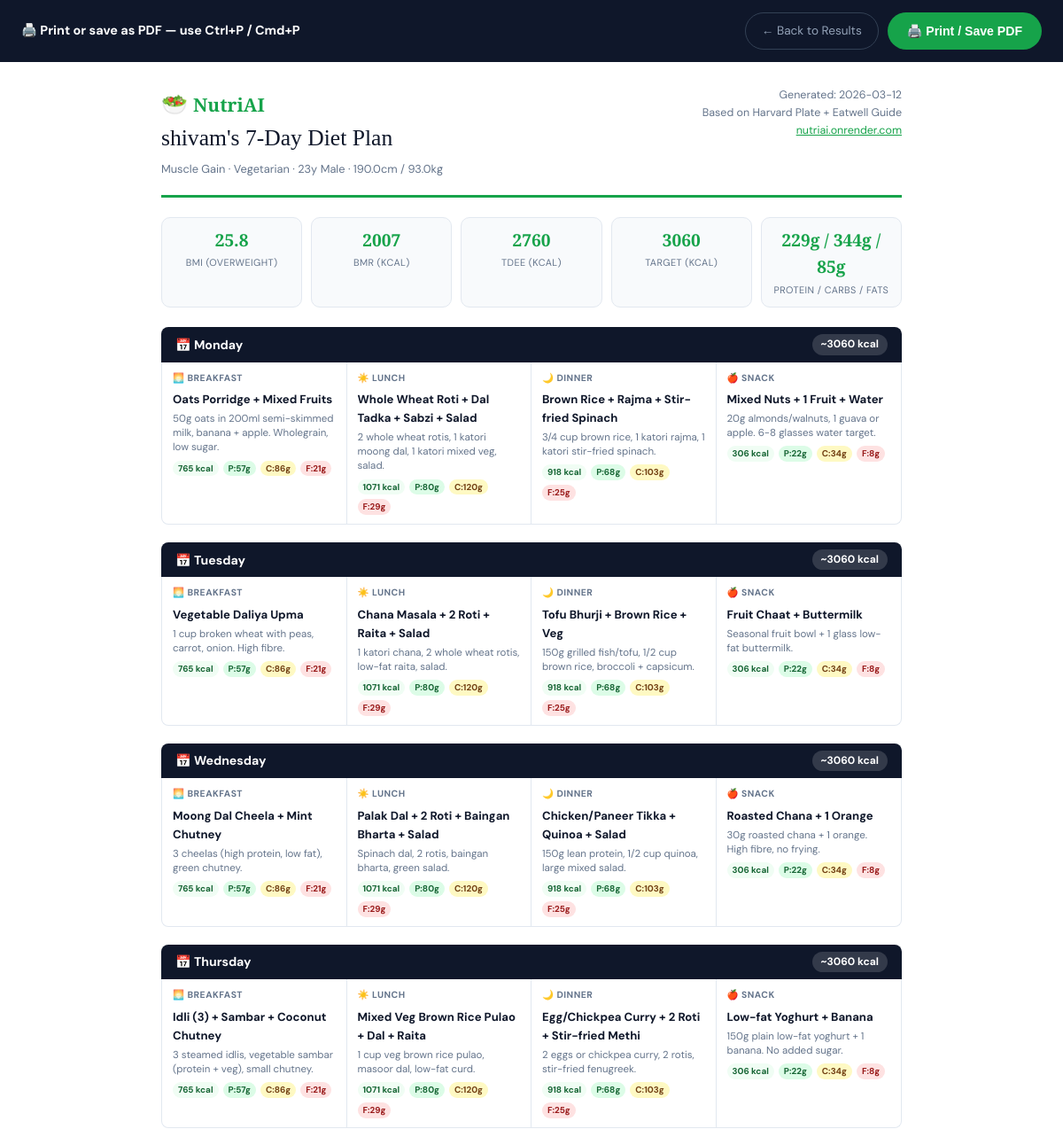
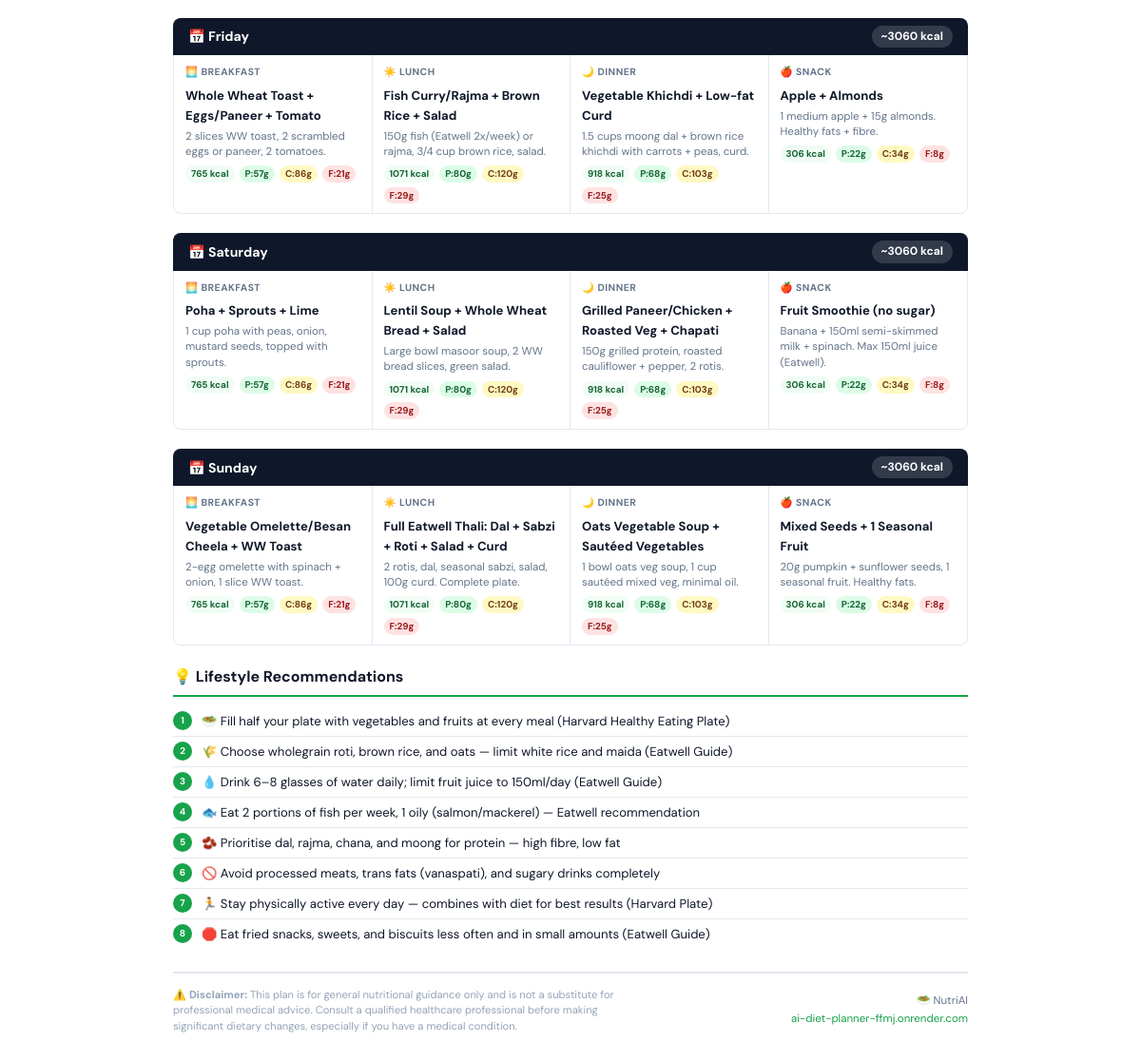
Page /results/2/2/print on the committed database (2 pictures, top to bottom).
### tables this page shows
CREATE TABLE users (
            id INTEGER PRIMARY KEY AUTOINCREMENT,
            session_id TEXT UNIQUE NOT NULL,
            name TEXT NOT NULL,
            email TEXT,
            age INTEGER NOT NULL,
            gender TEXT NOT NULL,
            height REAL NOT NULL,
            weight REAL NOT NULL,
            country TEXT,
            goal TEXT NOT NULL,
            target_weight REAL,
            diet_type TEXT NOT NULL,
            food_allergies TEXT,
            budget_preference TEXT,
            activity_level TEXT NOT NULL,
            exercise_type TEXT,
            daily_steps TEXT,
            sleep_hours REAL,
            sleep_quality TEXT,
            night_wakeups INTEGER DEFAULT 0,
            daytime_fatigue TEXT,
            stress_level TEXT,
            stress_sources TEXT,
            work_hours INTEGER,
            work_type TEXT,
            breakfast_time TEXT,
            lunch_time TEXT,
            dinner_time TEXT,
            late_night_eating TEXT,
            water_intake TEXT,
            breakfast_foods TEXT,
            lunch_foods TEXT,
            dinner_foods TEXT,
            snacks TEXT,
            beverages TEXT,
            meals_per_day INTEGER,
            outside_food_frequency TEXT,
            junk_food_frequency TEXT,
            created_at TEXT DEFAULT CURRENT_TIMESTAMP
        , medical_conditions TEXT, medications TEXT, health_issues TEXT, menstrual_issues TEXT, body_fat_pct REAL, cuisine_preference TEXT, food_dislikes TEXT, cooking_time TEXT, cooking_skill TEXT, eating_speed TEXT, meal_prep TEXT, alcohol TEXT, smoking TEXT, supplements TEXT, health_motivation TEXT, account_id INTEGER);

CREATE TABLE diet_plans (
            id INTEGER PRIMARY KEY AUTOINCREMENT,
            user_id INTEGER NOT NULL,
            bmi REAL,
            bmi_category TEXT,
            bmr REAL,
            tdee REAL,
            daily_calories REAL,
            protein REAL,
            carbs REAL,
            fats REAL,
            meal_plan TEXT,
            lifestyle_tips TEXT,
            duration_weeks INTEGER DEFAULT 4,
            created_at TEXT DEFAULT CURRENT_TIMESTAMP,
            FOREIGN KEY (user_id) REFERENCES users(id)
        );

### app.py (the view)
@app.route('/results/<int:user_id>/<int:plan_id>/print')
def results_print(user_id, plan_id):
    user = get_user_by_id(user_id)
    plan = get_diet_plan_by_user(user_id)
    if not user or not plan:
        return redirect(url_for('questionnaire'))
    week_plan      = json.loads(plan.get('meal_plan','{}'))
    lifestyle_tips = json.loads(plan.get('lifestyle_tips','[]'))
    return render_template('print_plan.html',
        user=user, plan=plan, week_plan=week_plan,
        lifestyle_tips=lifestyle_tips, days=list(week_plan.keys()))

### db.py (called while the page is built)
def get_db():
    if USE_PG:
        conn = psycopg2.connect(_pg_dsn, cursor_factory=psycopg2.extras.RealDictCursor)
        return conn
    else:
        conn = sqlite3.connect(Config.DATABASE_PATH)
        conn.row_factory = sqlite3.Row
        conn.execute("PRAGMA foreign_keys = ON")
        return conn

def q(sql):
    if USE_PG:
        return sql.replace('?', '%s')
    return sql

def fetchone(conn, sql, params=()):
    cur = conn.cursor()
    cur.execute(q(sql), params)
    row = cur.fetchone()
    if row is None:
        return None
    return dict(row)

### models/diet_plan_model.py (called while the page is built)
def get_diet_plan_by_user(user_id):
    conn = get_db()
    try:
        return fetchone(conn,
            'SELECT * FROM diet_plans WHERE user_id = ? ORDER BY created_at DESC LIMIT 1',
            (user_id,))
    finally:
        conn.close()

### models/user_model.py (called while the page is built)
def get_user_by_id(user_id):
    conn = get_db()
    try:
        return fetchone(conn, 'SELECT * FROM users WHERE id = ?', (user_id,))
    finally:
        conn.close()

### templates/print_plan.html (shortened to what this page needs)
<!DOCTYPE html>
<html lang="en">
<head>
</head>
<body>
<div class="no-print">
  <h4>🖨️ Print or save as PDF — use Ctrl+P / Cmd+P</h4>
  <div style="display:flex;gap:10px;">
    <a href="{{ url_for('results', user_id=user.id, plan_id=plan.id) }}" class="btn-back">← Back to Results</a>
    <button class="btn-print" onclick="window.print()">🖨️ Print / Save PDF</button>
  </div>
</div>
<div class="page">
  <div class="plan-header">
    <div>
      <div class="plan-logo"><span>🥗</span>NutriAI</div>
      <div class="plan-title">{{ user.name }}'s 7-Day Diet Plan</div>
      <div class="plan-meta">
        {{ (user.goal or '').replace('_',' ').title() }} ·
        {{ (user.diet_type or '').replace('_',' ').title() }} ·
        {{ user.age }}y {{ (user.gender or '').title() }} ·
        {{ user.height }}cm / {{ user.weight }}kg
      </div>
    </div>
    <div class="plan-date">
      Generated: {{ plan.created_at[:10] if plan.created_at else '' }}<br>
      Based on Harvard Plate + Eatwell Guide<br>
      <a href="https://ai-diet-planner-ffmj.onrender.com" style="color:var(--green);">nutriai.onrender.com</a>
    </div>
  </div>
  <div class="metrics-row">
    <div class="metric-box"><div class="val">{{ plan.bmi }}</div><div class="lbl">BMI ({{ plan.bmi_category }})</div></div>
    <div class="metric-box"><div class="val">{{ plan.bmr|int }}</div><div class="lbl">BMR (kcal)</div></div>
    <div class="metric-box"><div class="val">{{ plan.tdee|int }}</div><div class="lbl">TDEE (kcal)</div></div>
    <div class="metric-box"><div class="val" style="color:#16a34a;">{{ plan.daily_calories|int }}</div><div class="lbl">Target (kcal)</div></div>
    <div class="metric-box"><div class="val">{{ plan.protein|int }}g / {{ plan.carbs|int }}g / {{ plan.fats|int }}g</div><div class="lbl">Protein / Carbs / Fats</div></div>
  </div>
  {% for day in days %}
  {% if week_plan.get(day) %}
  {% set day_data = week_plan[day] %}
  {% set day_cal = (day_data.breakfast.calories|default(0)|int) + (day_data.lunch.calories|default(0)|int) + (day_data.dinner.calories|default(0)|int) + (day_data.snacks.calories|default(0)|int) %}
  <div class="day-section">
    <div class="day-header">
      📅 {{ day }}
      <span class="day-cal">~{{ day_cal }} kcal</span>
    </div>
    <div class="meals-grid">
      {% for meal_key, icon, label in [('breakfast','🌅','Breakfast'),('lunch','☀️','Lunch'),('dinner','🌙','Dinner'),('snacks','🍎','Snack')] %}
      {% if day_data.get(meal_key) %}
      {% set m = day_data[meal_key] %}
      <div class="meal-cell">
        <div class="meal-type">{{ icon }} {{ label }}</div>
        <div class="meal-name">{{ m.get('meal','—') }}</div>
        <div class="meal-desc">{{ m.get('description','')[:100] }}{% if m.get('description','') | length > 100 %}…{% endif %}</div>
        <div class="meal-macros">
          <span class="mpill mp-cal">{{ m.get('calories',0) }} kcal</span>
          <span class="mpill mp-p">P:{{ m.get('protein',0) }}g</span>
          <span class="mpill mp-c">C:{{ m.get('carbs',0) }}g</span>
          <span class="mpill mp-f">F:{{ m.get('fats',0) }}g</span>
        </div>
      </div>
      {% endif %}
      {% endfor %}
    </div>
  </div>
  {% endif %}
  {% endfor %}
  {% if lifestyle_tips %}
  <div class="tips-section">
    <h3>💡 Lifestyle Recommendations</h3>
    {% for tip in lifestyle_tips %}
    <div class="tip-item">
      <div class="tip-num">{{ loop.index }}</div>
      <span>{{ tip }}</span>
    </div>
    {% endfor %}
  </div>
  {% endif %}
  <div class="plan-footer">
    <div class="disclaimer">
      ⚠️ <strong>Disclaimer:</strong> This plan is for general nutritional guidance only and is not a substitute for professional medical advice. Consult a qualified healthcare professional before making significant dietary changes, especially if you have a medical condition.
    </div>
    <div style="text-align:right;">
      🥗 NutriAI<br>
      <span style="color:#16a34a;">ai-diet-planner-ffmj.onrender.com</span>
    </div>
  </div>
</div>
</body>
</html>

### templates/print_plan.html (style rules this page uses)
:root { --green: #16a34a; --dark: #0f172a; --gray: #64748b; --light: #f8fafc; --border: #e2e8f0; }
* { box-sizing: border-box; margin: 0; padding: 0; }
body { font-family: 'DM Sans', sans-serif; color: var(--dark); background: #fff; font-size: 13px; line-height: 1.6; }
.no-print { background: var(--dark); padding: 14px 24px; display: flex; align-items: center; justify-content: space-between; flex-wrap: wrap; gap: 10px; }
.no-print h4 { color: #fff; font-size: 0.9rem; margin: 0; }
.btn-print { background: var(--green); color: #fff; border: none; border-radius: 100px; padding: 9px 22px; font-size: 0.88rem; font-weight: 700; cursor: pointer; display: flex; align-items: center; gap: 6px; }
.btn-back { background: transparent; color: #94a3b8; border: 1px solid #334155; border-radius: 100px; padding: 9px 18px; font-size: 0.85rem; text-decoration: none; display: flex; align-items: center; gap: 6px; }
.page { max-width: 900px; margin: 0 auto; padding: 28px 32px; }
.plan-header { border-bottom: 3px solid var(--green); padding-bottom: 18px; margin-bottom: 22px; display: flex; justify-content: space-between; align-items: flex-start; flex-wrap: wrap; gap: 12px; }
.plan-logo { font-family: 'Playfair Display', serif; font-size: 1.3rem; color: var(--green); font-weight: 700; }
.plan-logo span { font-size: 1.5rem; margin-right: 6px; }
.plan-title { font-family: 'Playfair Display', serif; font-size: 1.6rem; color: var(--dark); }
.plan-meta { font-size: 0.8rem; color: var(--gray); margin-top: 4px; }
.plan-date { font-size: 0.78rem; color: var(--gray); text-align: right; }
.metrics-row { display: grid; grid-template-columns: repeat(5, 1fr); gap: 10px; margin-bottom: 22px; }
.metric-box { background: var(--light); border: 1px solid var(--border); border-radius: 10px; padding: 10px 12px; text-align: center; }
.metric-box .val { font-size: 1.2rem; font-weight: 700; color: var(--green); font-family: 'Playfair Display', serif; }
.metric-box .lbl { font-size: 0.68rem; color: var(--gray); margin-top: 2px; text-transform: uppercase; letter-spacing: 0.4px; }
.day-section { margin-bottom: 20px; break-inside: avoid; page-break-inside: avoid; }
.day-header { background: var(--dark); color: #fff; padding: 8px 16px; border-radius: 8px 8px 0 0; font-weight: 700; font-size: 0.88rem; display: flex; align-items: center; gap: 8px; }
.day-cal { margin-left: auto; font-size: 0.75rem; background: rgba(255,255,255,0.15); padding: 2px 10px; border-radius: 100px; }
.meals-grid { display: grid; grid-template-columns: repeat(4, 1fr); border: 1px solid var(--border); border-top: none; border-radius: 0 0 8px 8px; overflow: hidden; }
.meal-cell { padding: 10px 12px; border-right: 1px solid var(--border); }
.meal-cell:last-child { border-right: none; }
.meal-type { font-size: 0.65rem; font-weight: 700; text-transform: uppercase; letter-spacing: 0.5px; color: var(--gray); margin-bottom: 5px; }
.meal-name { font-weight: 700; font-size: 0.82rem; color: var(--dark); margin-bottom: 4px; }
.meal-desc { font-size: 0.72rem; color: var(--gray); line-height: 1.4; margin-bottom: 6px; }
.meal-macros { display: flex; gap: 5px; flex-wrap: wrap; }
.mpill { font-size: 0.62rem; padding: 1px 6px; border-radius: 100px; font-weight: 700; }
.mp-cal { background: #f0fdf4; color: #166534; }
.mp-p { background: #dcfce7; color: #166534; }
.mp-c { background: #fef9c3; color: #713f12; }
.mp-f { background: #fee2e2; color: #991b1b; }
.tips-section { margin-bottom: 20px; }
.tips-section h3 { font-size: 1rem; font-weight: 700; color: var(--dark); margin-bottom: 10px; border-bottom: 2px solid var(--green); padding-bottom: 6px; }
.tip-item { display: flex; gap: 10px; padding: 5px 0; font-size: 0.82rem; color: var(--dark); border-bottom: 1px solid var(--border); }
.tip-item:last-child { border-bottom: none; }
.tip-num { width: 20px; height: 20px; background: var(--green); color: #fff; border-radius: 50%; display: flex; align-items: center; justify-content: center; font-size: 0.62rem; font-weight: 700; flex-shrink: 0; }
.plan-footer { border-top: 2px solid var(--border); padding-top: 14px; margin-top: 24px; display: flex; justify-content: space-between; align-items: center; font-size: 0.72rem; color: var(--gray); }
.disclaimer { font-size: 0.7rem; color: #94a3b8; line-height: 1.5; max-width: 500px; }

### rows in the picture
users: name "shivam", goal "Muscle Gain", diet_type "Vegetarian", age "23", gender "Male", height "190.0", weight "93.0"
diet_plans: created_at "2026-03-12", bmi "25.8", bmi_category "OVERWEIGHT", bmr "2007", tdee "2760", daily_calories "3060", protein "229", carbs "344", fats "85"

### other values in the picture
{{ day }} "Monday" "Tuesday" "Wednesday" "Thursday" "Friday" "Saturday" "Sunday"
{{ day_cal }} "3060" "3060" "3060" "3060" "3060" "3060" "3060"
{{ icon }} "🌅" "☀️" "🌙" "🍎" "🌅" "☀️" "🌙" "🍎" "🌅" "☀️" "🌙" "🍎" "🌅" "☀️" "🌙" "🍎" "🌅" "☀️" "🌙" "🍎" "🌅" "☀️" "🌙" "🍎" "🌅" "☀️" "🌙" "🍎"
{{ label }} "BREAKFAST" "LUNCH" "DINNER" "SNACK" "BREAKFAST" "LUNCH" "DINNER" "SNACK" "BREAKFAST" "LUNCH" "DINNER" "SNACK" "BREAKFAST" "LUNCH" "DINNER" "SNACK" "BREAKFAST" "LUNCH" "DINNER" "SNACK" "BREAKFAST" "LUNCH" "DINNER" "SNACK" "BREAKFAST" "LUNCH" "DINNER" "SNACK"
{{ m.get('meal','—') }} "Oats Porridge + Mixed Fruits" "Whole Wheat Roti + Dal Tadka + Sabzi + Salad" "Brown Rice + Rajma + Stir-fried Spinach" "Mixed Nuts + 1 Fruit + Water" "Vegetable Daliya Upma" "Chana Masala + 2 Roti + Raita + Salad" "Tofu Bhurji + Brown Rice + Veg" "Fruit Chaat + Buttermilk" "Moong Dal Cheela + Mint Chutney" "Palak Dal + 2 Roti + Baingan Bharta + Salad" "Chicken/Paneer Tikka + Quinoa + Salad" "Roasted Chana + 1 Orange" "Idli (3) + Sambar + Coconut Chutney" "Mixed Veg Brown Rice Pulao + Dal + Raita" "Egg/Chickpea Curry + 2 Roti + Stir-fried Methi" "Low-fat Yoghurt + Banana" "Whole Wheat Toast + Eggs/Paneer + Tomato" "Fish Curry/Rajma + Brown Rice + Salad" "Vegetable Khichdi + Low-fat Curd" "Apple + Almonds" "Poha + Sprouts + Lime" "Lentil Soup + Whole Wheat Bread + Salad" "Grilled Paneer/Chicken + Roasted Veg + Chapati" "Fruit Smoothie (no sugar)" "Vegetable Omelette/Besan Cheela + WW Toast" "Full Eatwell Thali: Dal + Sabzi + Roti + Salad + Curd" "Oats Vegetable Soup + Sautéed Vegetables" "Mixed Seeds + 1 Seasonal Fruit"
{{ m.get('description','')[:100] }} "50g oats in 200ml semi-skimmed milk, banana + apple. Wholegrain, low sugar." "2 whole wheat rotis, 1 katori moong dal, 1 katori mixed veg, salad." "3/4 cup brown rice, 1 katori rajma, 1 katori stir-fried spinach." "20g almonds/walnuts, 1 guava or apple. 6-8 glasses water target." "1 cup broken wheat with peas, carrot, onion. High fibre." "1 katori chana, 2 whole wheat rotis, low-fat raita, salad." "150g grilled fish/tofu, 1/2 cup brown rice, broccoli + capsicum." "Seasonal fruit bowl + 1 glass low-fat buttermilk." "3 cheelas (high protein, low fat), green chutney." "Spinach dal, 2 rotis, baingan bharta, green salad." "150g lean protein, 1/2 cup quinoa, large mixed salad." "30g roasted chana + 1 orange. High fibre, no frying." "3 steamed idlis, vegetable sambar (protein + veg), small chutney." "1 cup veg brown rice pulao, masoor dal, low-fat curd." "2 eggs or chickpea curry, 2 rotis, stir-fried fenugreek." "150g plain low-fat yoghurt + 1 banana. No added sugar." "2 slices WW toast, 2 scrambled eggs or paneer, 2 tomatoes." "150g fish (Eatwell 2x/week) or rajma, 3/4 cup brown rice, salad." "1.5 cups moong dal + brown rice khichdi with carrots + peas, curd." "1 medium apple + 15g almonds. Healthy fats + fibre." "1 cup poha with peas, onion, mustard seeds, topped with sprouts." "Large bowl masoor soup, 2 WW bread slices, green salad." "150g grilled protein, roasted cauliflower + pepper, 2 rotis." "Banana + 150ml semi-skimmed milk + spinach. Max 150ml juice (Eatwell)." "2-egg omelette with spinach + onion, 1 slice WW toast." "2 rotis, dal, seasonal sabzi, salad, 100g curd. Complete plate." "1 bowl oats veg soup, 1 cup sautéed mixed veg, minimal oil." "20g pumpkin + sunflower seeds, 1 seasonal fruit. Healthy fats."
{{ m.get('calories',0) }} "765" "1071" "918" "306" "765" "1071" "918" "306" "765" "1071" "918" "306" "765" "1071" "918" "306" "765" "1071" "918" "306" "765" "1071" "918" "306" "765" "1071" "918" "306"
{{ m.get('protein',0) }} "57" "80" "68" "22" "57" "80" "68" "22" "57" "80" "68" "22" "57" "80" "68" "22" "57" "80" "68" "22" "57" "80" "68" "22" "57" "80" "68" "22"
{{ m.get('carbs',0) }} "86" "120" "103" "34" "86" "120" "103" "34" "86" "120" "103" "34" "86" "120" "103" "34" "86" "120" "103" "34" "86" "120" "103" "34" "86" "120" "103" "34"
{{ m.get('fats',0) }} "21" "29" "25" "8" "21" "29" "25" "8" "21" "29" "25" "8" "21" "29" "25" "8" "21" "29" "25" "8" "21" "29" "25" "8" "21" "29" "25" "8"
{{ tip }} "🥗 Fill half your plate with vegetables and fruits at every meal (Harvard Healthy Eating Plate)" "🌾 Choose wholegrain roti, brown rice, and oats — limit white rice and maida (Eatwell Guide)" "💧 Drink 6–8 glasses of water daily; limit fruit juice to 150ml/day (Eatwell Guide)" "🐟 Eat 2 portions of fish per week, 1 oily (salmon/mackerel) — Eatwell recommendation" "🫘 Prioritise dal, rajma, chana, and moong for protein — high fibre, low fat" "🚫 Avoid processed meats, trans fats (vanaspati), and sugary drinks completely" "🏃 Stay physically active every day — combines with diet for best results (Harvard Plate)" "🛑 Eat fried snacks, sweets, and biscuits less often and in small amounts (Eatwell Guide)"
